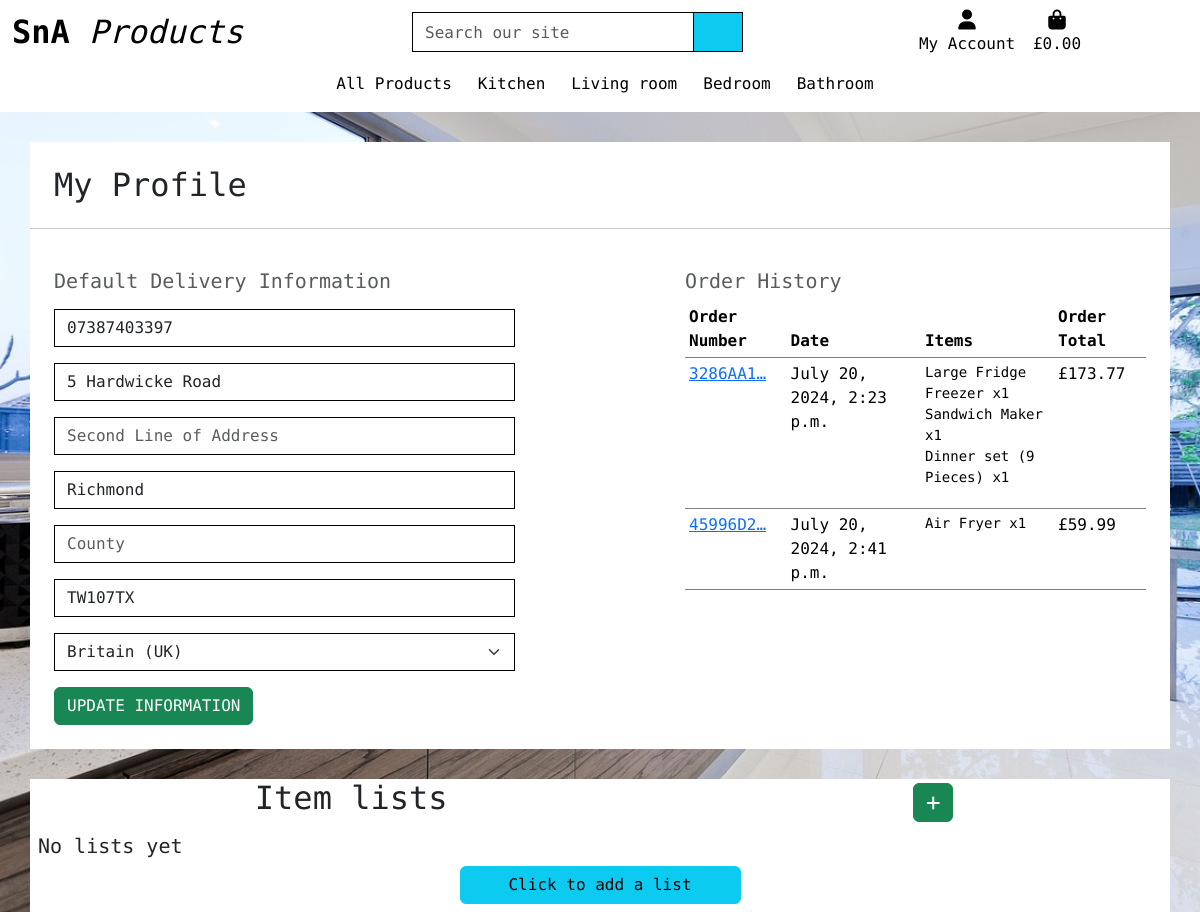
The app's page /profile/ (signed in), older data.
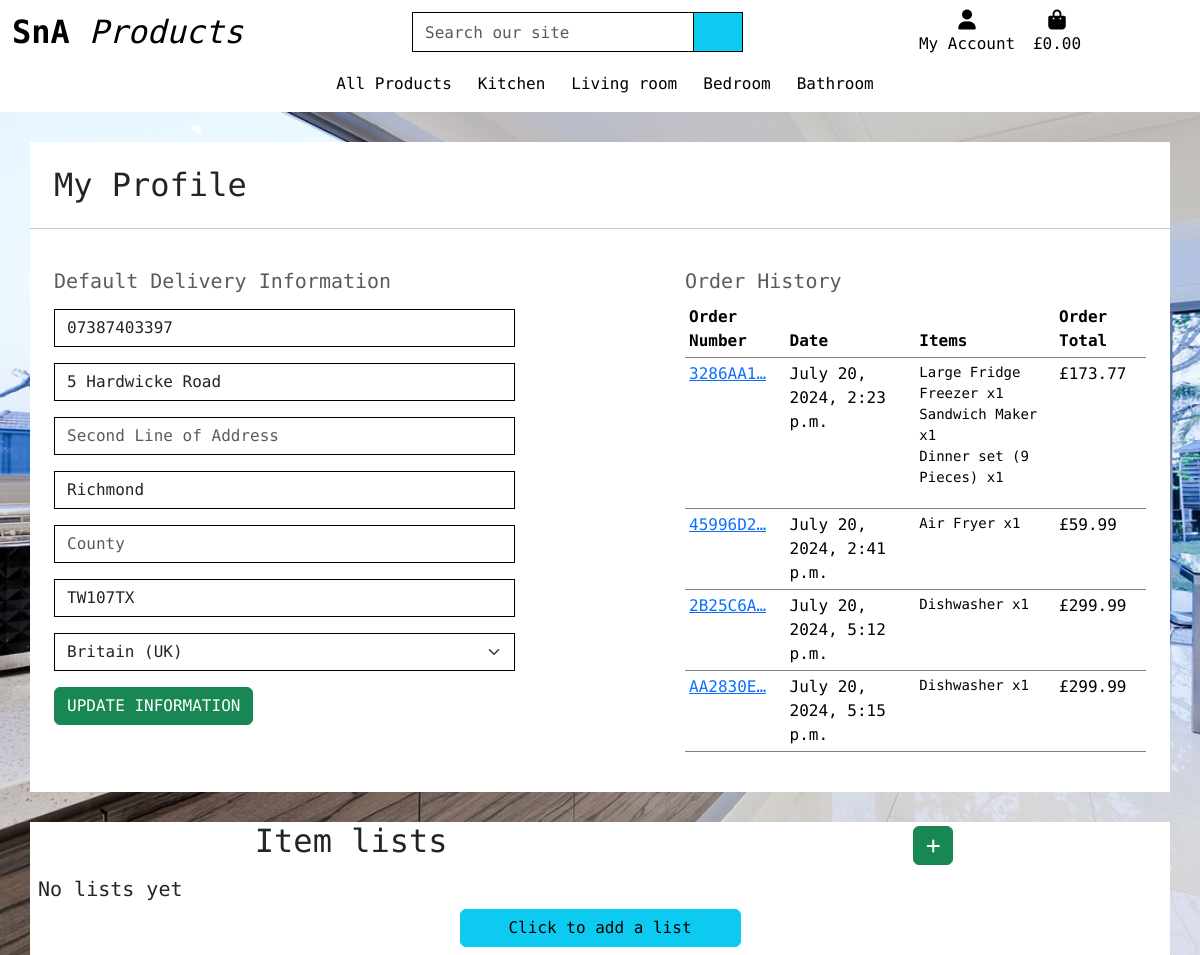
The same page, newer data.
### checkout/models.py (models this page shows, shortened)
class Order(models.Model):
    order_number = models.CharField(max_length=32, null=False, editable=False)
    first_name = models.CharField(max_length=50, null=False, blank=False)
    last_name = models.CharField(max_length=50, null=False, blank=False)
    email = models.EmailField(max_length=254, null=False, blank=False)
    phone_number = models.CharField(max_length=20, null=False, blank=False)
    country = CountryField(blank_label="(select country)")
    first_line_address = models.CharField(max_length=80, null=False, blank=False)
    second_line_address = models.CharField(max_length=80, null=True, blank=True)
    town_or_city = models.CharField(max_length=40, null=False, blank=False)
    county = models.CharField(max_length=80, null=True, blank=True)
    postcode = models.CharField(max_length=20)
    date = models.DateTimeField(auto_now_add=True)
    delivery_cost = models.DecimalField(max_digits=6, decimal_places=2, null=False, default=0)
    order_total = models.DecimalField(max_digits=10, decimal_places=2, null=False, default=0)
    grand_total = models.DecimalField(max_digits=10, decimal_places=2, null=False, default=0)
    original_cart = models.TextField(null=False, blank=False, default='')
    stripe_pid = models.CharField(max_length=254, null=False, blank=False, default='')
    user_profile = models.ForeignKey(UserProfile, on_delete=models.SET_NULL,
                                     null=True, blank=True, related_name='orders')

class OrderLineItem(models.Model):
    order = models.ForeignKey(Order, null=False, blank=False, on_delete=models.CASCADE, related_name='lineitems')
    product = models.ForeignKey(Product, null=False, blank=False, on_delete=models.CASCADE)
    product_size = models.CharField(max_length=2, null=True, blank=True)  # XS, S, M, L, XL
    quantity = models.IntegerField(null=False, blank=False, default=0)
    lineitem_total = models.DecimalField(max_digits=6, decimal_places=2, null=False, blank=False, editable=False)

### products/models.py (models this page shows, shortened)
class Product(models.Model):
    category = models.ForeignKey('Category', limit_choices_to={'type': 1},  null=True, blank=True,
                                 on_delete=models.SET_NULL, default=18)
    sku = models.CharField(max_length=254, unique=True, editable=False)
    name = models.CharField(max_length=254)
    description = models.TextField()
    price = models.DecimalField(max_digits=6, decimal_places=2)
    rating = models.DecimalField(max_digits=6, decimal_places=2, null=True, blank=True)
    image = CloudinaryField('image', default='placeholder')
    has_sizes = models.BooleanField(null=True, blank=True, default=False)

### profiles/views.py (the view)
# urls.py: path('', views.profile_view, name="profile"),
@login_required
def profile_view(request):
    profile = get_object_or_404(UserProfile, user=request.user)
    if request.method == 'POST':
        form = UserProfileForm(request.POST, instance=profile)
        if form.is_valid():
            form.save()
            messages.success(request, 'Profile updated successfully')
        else:
            messages.error(request, 'Profile update failed. Please ensure the form is valid.')
    else:
        form = UserProfileForm(instance=profile)
    orders = profile.orders.all()
    saved_items_list = profile.saved_items_list.all()
    context = {
        'form': form,
        'orders': orders,
        'profile': profile,
        'on_profile_page': True,
        'saved_items_list': saved_items_list
    }
    return render(request, 'profiles/profile.html', context)

### profiles/forms.py
class UserProfileForm(forms.ModelForm):
    class Meta:
        model = UserProfile
        exclude = ('user',)
    def __init__(self, *args, **kwargs):
        super().__init__(*args, **kwargs)
        placeholders = {
            'default_phone_number': 'Phone Number',
            'default_postcode': 'Postal Code',
            'default_town_or_city': 'Town or City',
            'default_first_line_address': 'First Line of Address',
            'default_second_line_address': 'Second Line of Address',
            'default_county': 'County',
        }
        self.fields['default_phone_number'].widget.attrs['autofocus'] = True
        for field in self.fields:
            if field != 'default_country':
                if self.fields[field].required:
                    placeholder = f'{placeholders[field]} *'
                else:
                    placeholder = placeholders[field]
                self.fields[field].widget.attrs['placeholder'] = placeholder
            self.fields[field].widget.attrs['class'] = 'border-black rounded-0 profile-form-input'
            self.fields[field].label = False

### profiles/templates/profiles/profile.html (shortened to what the changed rows need)
{% extends "base.html" %}
{% load crispy_forms_filters %}
{% load static %}
{% block content %}
<div class="container-md floating_container">
    <div class="row">
        <div class="col">
            <h2 class="logo-font m-4">My Profile</h2>
        </div>
    </div>
    <div class="row d-flex justify-content-between">
        <div class="col-12 col-lg-5 my-4 me-4">
            <div class="order-history table-responsive">
                <table class="table table-sm table-borderless">
                    <thead>
                        <tr>
                            <th>Order Number</th>
                            <th>Date</th>
                            <th>Items</th>
                            <th>Order Total</th>
                        </tr>
                    </thead>
                    <tbody>
                        {% for order in orders %}
                            <tr>
                                <td>
                                    <a href="{% url 'order_history' order.order_number %}"
                                    title="{{ order.order_number }}">
                                        {{ order.order_number|truncatechars:8 }}
                                    </a>
                                </td>
                                <td>{{ order.date }}</td>
                                <td>
                                    <ul class="list-unstyled">
                                        {% for item in order.lineitems.all %}
                                            <li class="small">
                                                {{ item.product.name }} x{{ item.quantity }}
                                            </li>
                                        {% endfor %}
                                    </ul>
                                </td>
                                <td>£{{ order.grand_total }}</td>
                            </tr>
                        {% endfor %}
                    </tbody>
                </table>
            </div>
        </div>
    </div>
</div>
<div class="container-md floating_container mb-2">
    <div class="row d-flex justify-content-around">
        <h2 class="w-auto"> Item lists </h2>
    </div>
</div>
{% endblock %}

Row changes from the older to the newer data that the page shows:
added Order: order_number "2B25C6A…", date "July 20, 2024, 5:12 p.m.", grand_total "299.99"
added OrderLineItem: product.name "Dishwasher", quantity "1", shown under "2B25C6A…"
added Order: order_number "AA2830E…", date "July 20, 2024, 5:15 p.m.", grand_total "299.99"
added OrderLineItem: product.name "Dishwasher", quantity "1", shown under "AA2830E…"
